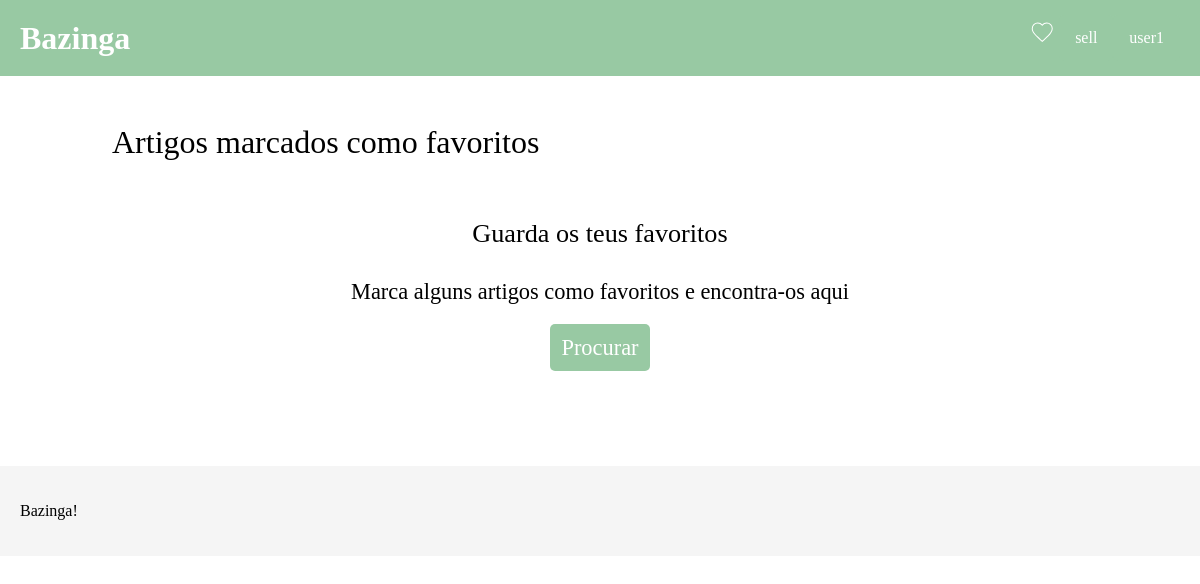
Page /wishlist.php (signed in) on the earlier database version.
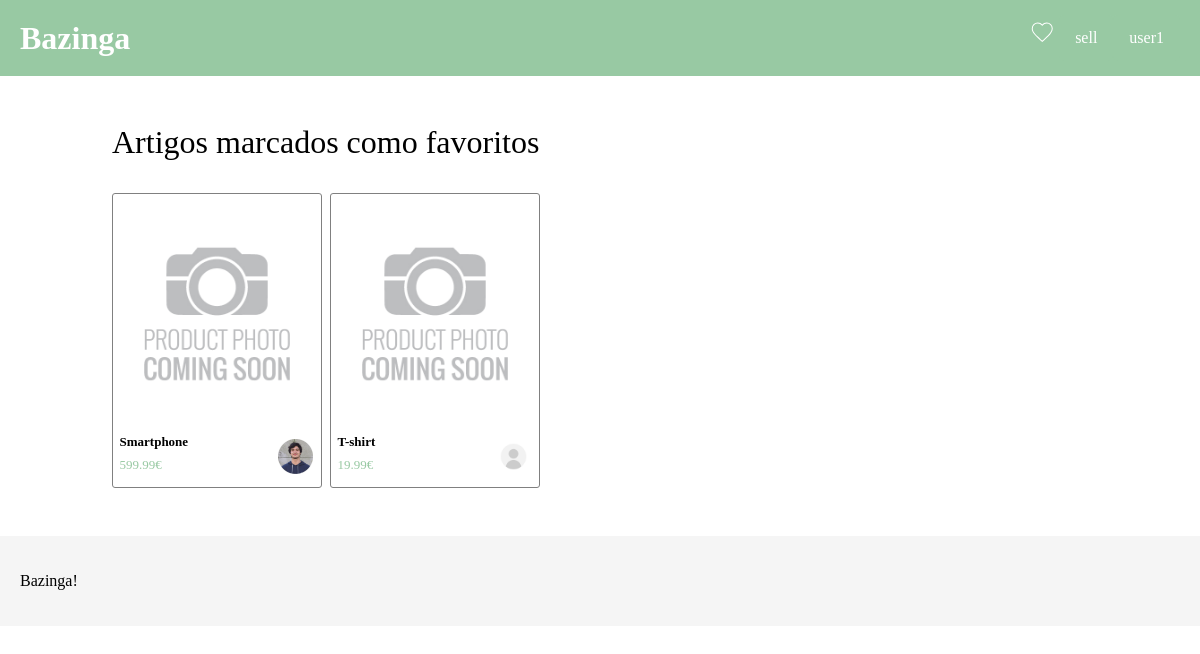
Same page on the later database version.
### tables this page shows
CREATE TABLE favorites (
   favoriteID INTEGER PRIMARY KEY,
   userID INTEGER,
   productID INTEGER,
   FOREIGN KEY (userID) REFERENCES users(userID),
   FOREIGN KEY (productID) REFERENCES product(productID)
);

CREATE TABLE product (
   productID INTEGER PRIMARY KEY,
   name VARCHAR,
   description VARCHAR,
   price REAL,
   categoryID INTEGER,
   userID INTEGER,
   images VARCHAR,  -- check out later
   FOREIGN KEY (userID) REFERENCES users(userID),
   FOREIGN KEY (categoryID) REFERENCES productCategory(categoryID)
);

CREATE TABLE users (
   userID INTEGER PRIMARY KEY,
   username VARCHAR unique,  
   password VARCHAR,              
   email VARCHAR,
   paymentMethodPassword VARCHAR,
   avatar VARCHAR
);

### wishlist.php (called while the page is built, shortened)
<?php
   require_once('templates/footer.tl.php');
   require_once('templates/header.tl.php');
   require_once('templates/article.tl.php');
   require_once('database/articles.php');
   $db = getDatabaseConnection();
   $username = $_SESSION['username'];
   $stmt = $db->prepare(
      "SELECT userID FROM users WHERE username = ?"
   );
   $stmt->execute(array($username));
   $user = $stmt->fetch();
   $favoriteArcticles = getFavoriteArticlesByUserId($db, $user['userID']);
   printHeader('Bazinga!');
   printFavoriteArticleSection($db ,$favoriteArcticles);
   printFooter();
?>

### database/articles.php (called while the page is built, shortened)
<?php
   function getArticleById($db, $id){
      $stmt = $db->prepare(
         "SELECT product.*, users.avatar FROM product LEFT JOIN users ON product.userID = users.userID WHERE productID = ?"
      );
      $stmt->execute(array($id));
      $article = $stmt->fetch();
      return $article;
   }
   function getFavoriteArticlesByUserId($db, $id){
      $stmt = $db->prepare(
         "SELECT * FROM favorites WHERE userID = ?"
      );
      $stmt->execute(array($id));
      $favoriteArticles = $stmt->fetchAll();
      return $favoriteArticles;
   }
?>

### templates/article.tl.php (the view, shortened to what this page needs)
<?php
   function getSingleArticle($productID, $name, $price, $image, $avatar){
?>
   <article class="article">
      <a href="product.php?id=<?=$productID?>"><img src=<?= $image ?> alt="" class="product-img"></a>
      <div class="article-details">
         <div>
            <h3><?= $name ?></h3>
            <p><?= $price ?>€</p>
         </div>
         <img src=<?= $avatar ?>>
      </div>
   </article>
<?php
   }
?>
<?php
   function printFavoriteArticleSection($db, $favoriteArticles){
      if (empty($favoriteArticles)) {
         ?>
         <div class="product-section-favorite">
            <h3 class="products-title-favorite">Artigos marcados como favoritos</h3>
            <section class="article-grid-favorite">
               <div class="emptyBox">
                  <h3 class="emptyTitle">Guarda os teus favoritos</h3>
                  <h4 class="emptyParagrah">Marca alguns artigos como favoritos e encontra-os aqui</h4>
                  <a href="../index.php" class="find">Procurar</a>
               </div>
            </section>
         </div>
         <?php
      } else {
         ?>
         <div class="product-section">
            <h3 class="products-title">Artigos marcados como favoritos</h3>
            <section class="article-grid">
               <?php
                  foreach($favoriteArticles as $favorite){
                     $article = getArticleById($db, $favorite['productID']);
                     getSingleArticle($article['productID'], $article['name'], $article['price'], $article['images'], $article['avatar']);
                  }
               ?>
            </section>
         </div>
         <?php
      }
   }
?>

### templates/header.tl.php (shortened to what this page needs)
<?php
  require_once('templates/navbar.tl.php');
  function printHeader($title){
?>
<!DOCTYPE html>
<html lang="en-US">
  <head>
    <link href="css/navbar.css" rel="stylesheet">
    <link href="css/footer.css" rel="stylesheet">
    <link href="css/forms.css" rel="stylesheet">
    <link href="css/landing.css" rel="stylesheet">
    <link href="css/productPage.css" rel="stylesheet">
    <link href="css/wishlist.css" rel="stylesheet">
    <link href="css/sell.css" rel="stylesheet">
  </head>
  <body>
    <header>
      <?php printNavBar() ?>
    </header>
<?php
   }
?>

### templates/navbar.tl.php (shortened to what this page needs)
<?php
   function printNavBar(){
?>
<div class="navbar">
  <a style="text-decoration:none" href="../index.php"><h1>Bazinga</h1></a>
      <?php if(isset($_SESSION['username'])){ ?>
         <div class="nav-buttons">
            <a href="../wishlist.php" class="favorite-btn">
              <i class="material-icons">favorite</i>
            </a>
            <a class="nav-button" href="../sell.php">
               sell
            </a>
            <div class="dropdown">
               <button class="nav-button"><?= $_SESSION['username'] ?></button>
            </div>
         </div>
      <?php } ?>
</div>
<?php
   }
?>

### templates/footer.tl.php
<?php
   function printFooter(){
?>
   <footer>
      <p>Bazinga!</p>
    </footer>
  </body>
</html>
<?php
   }
?>

### css/navbar.css (style rules this page uses)
body { margin: 0; font-family: Arial, sans-serif; }
.navbar { background-color: #98C9A3; overflow: hidden; padding: 15px 20px; display: flex; align-items: center; }
.navbar h1 { color: #fff;; text-align: center; text-decoration: none; margin: 0; }
.nav-button { display: block; background-color: #98C9A3; color: #fff; text-align: center; font-size: 16px; text-decoration: none; padding: 14px 16px; border: none; border-radius: 5px; cursor: pointer; }
.nav-buttons { display: flex; margin-left: auto; }
.dropdown { display: block; margin-left: auto; }
.favorite-btn i { color: transparent; padding: 5px; -webkit-text-stroke: 1px white; margin-left: 1em; }

### css/footer.css (style rules this page uses)
footer { padding: 20px; background-color: whitesmoke; }

### css/landing.css (style rules this page uses)
* { font-family: Georgia, 'Times New Roman', Times, serif }
.article-grid { display: flex; overflow-x: auto; white-space: nowrap; padding: 0 0 2em 0; }
.article { flex: 0 0 auto; margin-right: 0.5em; border: 1px solid gray; border-radius: 3px; }
.article-details { padding: 0 0.5em 0.5em 0; display: flex; flex-direction: row; align-items: center; justify-content: space-between; }
.article-details img { width: 35px; }
.product-section { padding: 1em 7em 1em 7em; }
.products-title { font-size: xx-large; font-weight: normal; }
.product-img { width: 12em; height: 14em; object-fit: cover; padding: 0.5em; }
.article h3 { margin: 0 0 0.5em 0.5em; font-size: small; }
.article p { margin: 0 0 0.5em 0.5em; font-size: small; color: #98C9A3; }

### css/wishlist.css (style rules this page uses)
* { font-family: Georgia, 'Times New Roman', Times, serif }
.article-grid-favorite { display: flex; align-items: center; flex-direction: column; font-size: 1.4em; overflow-x: auto; white-space: nowrap; padding: 0 0 4em 0; }
.product-section-favorite { padding: 1em 7em 1em 7em; }
.products-title-favorite { font-size: xx-large; font-weight: normal; }
.emptyBox { text-align: center; }
.emptyBox h3 { font-weight: 400; }
.emptyBox h4 { font-weight: 300; }
.find { background-color: #98C9A3; border-radius: 5px; padding: 0.5em; text-decoration: none; color: white; }

Differences in the rows shown:
added favorites: productID.images (placeholder picture), productID.name "Smartphone", productID.price "599.99", userID.avatar (picture)
added favorites: productID.images (placeholder picture), productID.name "T-shirt", productID.price "19.99", users.avatar (placeholder picture)
Other differences:
text no longer shown: "Guarda os teus favoritos Marca alguns artigos como favoritos e encontra-os aqui Procurar"
